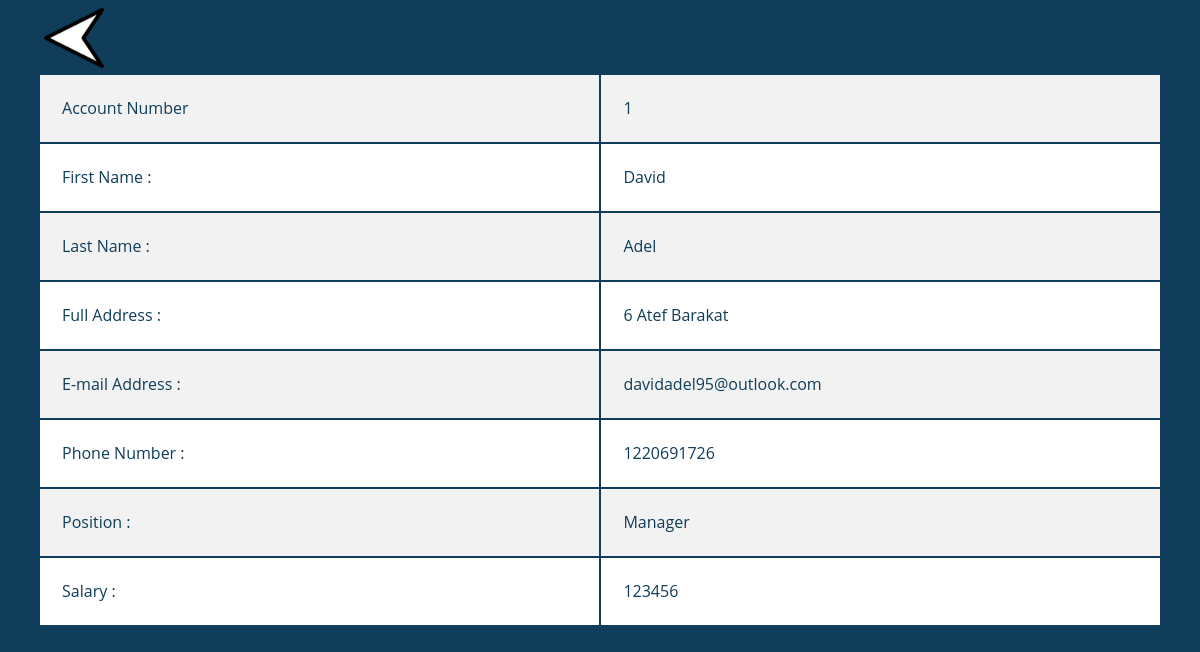
The page /Worker/php/WorkerReportFromTransaction.php?id=1 on the database its author committed.
### tables this page shows
CREATE TABLE `worker_admin_account` (
  `id` int(11) NOT NULL,
  `FName` varchar(50) DEFAULT NULL,
  `LName` varchar(50) DEFAULT NULL,
  `Email` varchar(50) DEFAULT NULL,
  `Address` varchar(50) DEFAULT NULL,
  `City` varchar(50) DEFAULT NULL,
  `PhoneNumber` varchar(11) DEFAULT NULL,
  `JobRole` varchar(50) DEFAULT NULL,
  `Salary` float DEFAULT NULL,
  `PositionID` int(11) NOT NULL,
  `DateAdded` datetime NOT NULL
);

### Worker/ClassesGedida/dbconnect.php (called while the page is built, shortened)
<?php
  class dbconnect
  {
      private $servername;
      private $username;
      private $password;
      private $db;
      private $con;
      function __construct()
      {
          $this->servername = "localhost";
          $this->username = "root";
          $this->password = "";
          $this->db = "FDJZ";
          $this->con = $this->Connect();
      }
      function connect()
      {
          $this->con = mysqli_connect($this->servername, $this->username, $this->password, $this->db);
          if ($this -> con ->connect_error)
          {
              die("Failed to connect: " .$this->con->connect_error);
          }
          else
          {
              return $this->con;
          }
      }
      function executesql($sql)
      {
        $result = mysqli_query($this->con, $sql);
        if($result == TRUE)
              {
          return $result;
        }
        else
              {
          echo "Error executing SQL statement: " .$this->con->error;
        }
      }
  }
?>

### Worker/ClassesGedida/Admin.php (called while the page is built, shortened)
<?php
  include_once("Loans.php");
  include_once("dbconnect.php");
  class Admin extends WorkerAdminCommon{
    public $db;
    function __construct(){
      $this->db=new dbconnect;
      $this->db->connect();
    }
     function showSpecificWorker($id){
       $sql = "SELECT *
               FROM `worker_admin_account`
               WHERE `id` = $id
               ";
       $result = $this->db->executesql($sql);
       return $result;
     }
  }
?>

### Worker/php/WorkerReportFromTransaction.php (the view, shortened to what this page needs)
<?php
  include_once '../ClassesGedida/Admin.php';
  $id = $_GET["id"];
  $admin = new Admin;
  $result = $admin->showSpecificWorker($id);
  $row = mysqli_fetch_assoc($result);
?>
<!DOCTYPE html>
<html>
    <head>
        <link rel="stylesheet" type="text/css" href="../css/workerreport.css">
    </head>
<tbody>
    <a href="<?php echo $href; ?>"><img src="../img/leftarrow.png" id="leftarrow"></a>
	<table class="container">
        <tr>
            <td>Account Number</td>
            <?php echo'<td>'.$row['id'].'</td>'; ?>
        </tr>
        <tr>
          <td>First Name : </td>
          <?php echo'<td>'.$row['FName'].'</td>'; ?>
        </tr>
        <tr>
          <td>Last Name : </td>
          <?php echo'<td>'.$row['LName'].'</td>'; ?>
        </tr>
        <tr>
          <td>Full Address : </td>
          <?php echo'<td>'.$row['Address'].'</td>'; ?>
        </tr>
        <tr>
          <td>E-mail Address : </td>
          <?php echo'<td>'.$row['Email'].'</td>'; ?>
        </tr>
        <tr>
          <td>Phone Number : </td>
          <?php echo'<td>'.$row['PhoneNumber'].'</td>'; ?>
        </tr>
		      <tr>
          <td>Position : </td>
            <?php echo'<td>'.$row['JobRole'].'</td>'; ?>
            </tr>
            <tr>
              <td>Salary : </td>
              <?php echo'<td>'.$row['Salary'].'</td>'; ?>
            </tr>
      </table>
</tbody>
</html>

### Worker/css/workerreport.css (style rules this page uses)
.container { text-align: left; overflow:auto; width: 95%; margin: auto; }
.container td { font-size: 1em; padding-bottom: 2%; padding-top: 2%; padding-left: 2%; padding-right: 20%; }
.container tr:nth-child(odd) { background-color: #f2f2f2; color:#103D59 ; }
.container tr:nth-child(even) { background-color: white; color: #103D59; }
.container td:first-child { width: 50%; }
#leftarrow { width: 60px; height: 60px; margin-left: 3%; }

### rows shown on the page
worker_admin_account: id "1", FName "David", LName "Adel", Address "6 Atef Barakat", Email "davidadel95@outlook.com", PhoneNumber "1220691726", JobRole "Manager", Salary "123456"
